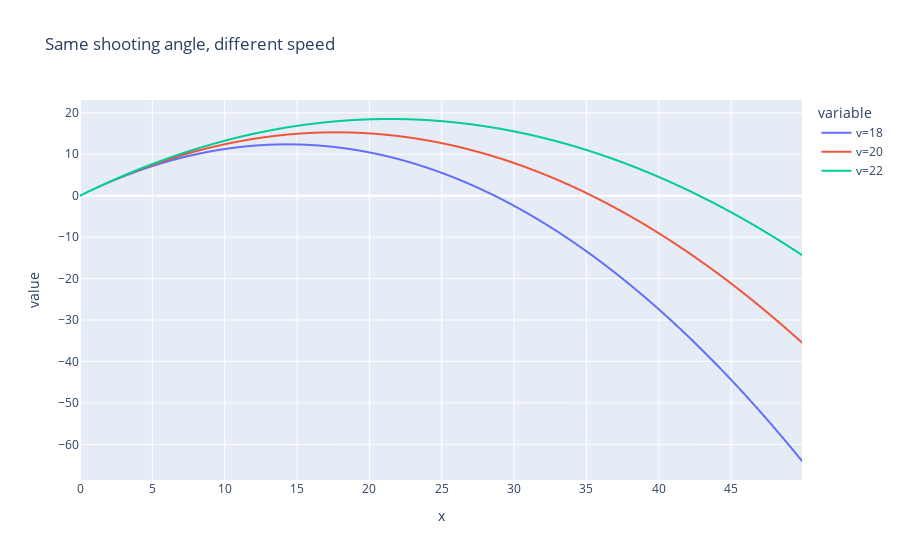

The cell this chart's notebook holds for it:
### Code cell
df = pd.DataFrame({"x": x})

df["v=18"] = df["x"].apply(lambda x: height(x, 18, 3.14 / 3))
df["v=20"] = df["x"].apply(lambda x: height(x, 20, 3.14 / 3))
df["v=22"] = df["x"].apply(lambda x: height(x, 22, 3.14 / 3))

df = df.set_index("x")

df.plot(title="Same shooting angle, different speed")

### Figure 1 — Plotly figure (JSON) as saved in the notebook; plotly's stock layout.template omitted (floating-point values rounded to 4 significant figures; data arrays with more than 128 entries replaced by an {"elided": "..."} marker saying what was removed)
{"data": [{"hovertemplate": "variable=v=18<br>x=%{x}<br>value=%{y}<extra></extra>", "legendgroup": "v=18", "line": {"color": "#636efa", "dash": "solid"}, "marker": {"symbol": "circle"}, "mode": "lines", "name": "v=18", "showlegend": true, "type": "scattergl", "x": {"elided": "500 float values"}, "xaxis": "x", "y": {"elided": "500 float values"}, "yaxis": "y"}, {"hovertemplate": "variable=v=20<br>x=%{x}<br>value=%{y}<extra></extra>", "legendgroup": "v=20", "line": {"color": "#EF553B", "dash": "solid"}, "marker": {"symbol": "circle"}, "mode": "lines", "name": "v=20", "showlegend": true, "type": "scattergl", "x": {"elided": "500 float values"}, "xaxis": "x", "y": {"elided": "500 float values"}, "yaxis": "y"}, {"hovertemplate": "variable=v=22<br>x=%{x}<br>value=%{y}<extra></extra>", "legendgroup": "v=22", "line": {"color": "#00cc96", "dash": "solid"}, "marker": {"symbol": "circle"}, "mode": "lines", "name": "v=22", "showlegend": true, "type": "scattergl", "x": {"elided": "500 float values"}, "xaxis": "x", "y": {"elided": "500 float values"}, "yaxis": "y"}], "layout": {"legend": {"title": {"text": "variable"}, "tracegroupgap": 0}, "title": {"text": "Same shooting angle, different speed"}, "xaxis": {"anchor": "y", "domain": [0, 1], "title": {"text": "x"}}, "yaxis": {"anchor": "x", "domain": [0, 1], "title": {"text": "value"}}}}
